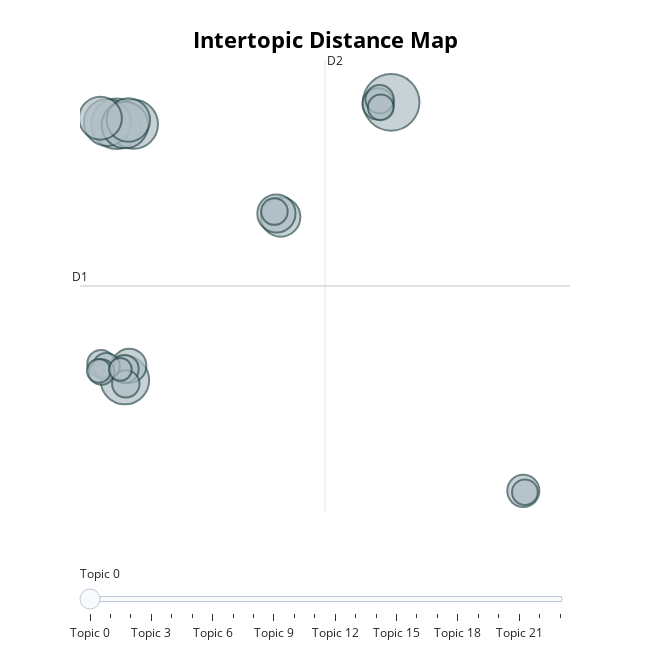

This figure's notebook cell:
### Code cell
BERTopic_model.visualize_topics()

### Figure 1 — Plotly figure (JSON) as saved in the notebook; plotly's stock layout.template omitted (floating-point values rounded to 4 significant figures)
{"data": [{"customdata": [[0, "about | please | here | bot | you", 68], [1, "harry | he | they | with | that", 54], [2, "monarchy | in | of | they | power", 51], [3, "truth | yep | ok | thank | this", 50], [4, "his | she | diana | he | charles", 47], [5, "he | his | as | it | him", 46], [6, "meat | animals | animal | eat | plants", 40], [7, "charles | revenue | prince | tourism | for", 39], [8, "taliban | war | states | international | iran", 33], [9, "museum | stolen | it | ireland | british", 31], [10, "cousins | cousin | marriages | family | their", 25], [11, "looks | sausage | fingers | like | mup", 22], [12, "bot | reggie | summon | teach | me", 21], [13, "queen | king | peg | repeat | tampax", 17], [14, "31 | group | majority | age | high", 17], [15, "deleted | ______ | curious | proof | im", 16], [16, "horse | polo | horses | are | spurs", 16], [17, "irish | colonialism | were | ancestors | us", 15], [18, "him | call | god | don | title", 15], [19, "violence | please | your | post | theories", 14], [20, "them | fight | let | re | we", 14], [21, "cunt | cunts | christ | jesus | such", 14], [22, "gif | giphy | emote | free_emotes_pack | poop", 12], [23, "canada | monarchy | will | would | abolishing", 11]], "hovertemplate": "<b>Topic %{customdata[0]}</b><br>Words: %{customdata[1]}<br>Size: %{customdata[2]}", "legendgroup": "", "marker": {"color": "#B0BEC5", "line": {"color": "DarkSlateGrey", "width": 2}, "size": [68, 54, 51, 50, 47, 46, 40, 39, 33, 31, 25, 22, 21, 17, 17, 16, 16, 15, 15, 14, 14, 14, 12, 11], "sizemode": "area", "sizeref": 0.0425, "symbol": "circle"}, "mode": "markers", "name": "", "orientation": "v", "showlegend": false, "type": "scatter", "x": [9.683, -6.253, -5.261, -5.761, -6.776, -5.759, -5.56, -7.179, 3.272, 3.029, -5.509, 17.35, 8.926, 9.014, -5.778, -5.708, -7.145, 2.911, -6.834, 9.08, -7.113, 17.44, -7.273, -6.025], "xaxis": "x", "y": [17.32, 15.89, 15.85, -1.331, 15.98, 15.8, 16.14, 16.26, 9.626, 9.86, -0.3691, -8.77, 17.22, 17.54, -0.5875, -1.583, -0.2317, 9.991, -0.3968, 16.99, -0.7846, -8.862, -0.7078, -0.6114], "yaxis": "y"}], "layout": {"annotations": [{"showarrow": false, "text": "D1", "x": -8.365, "y": 4.99, "yshift": 10}, {"showarrow": false, "text": "D2", "x": 5.846, "xshift": 10, "y": 20.17}], "height": 650, "hoverlabel": {"bgcolor": "white", "font": {"family": "Rockwell", "size": 16}}, "legend": {"itemsizing": "constant", "tracegroupgap": 0}, "margin": {"t": 60}, "shapes": [{"line": {"color": "#CFD8DC", "width": 2}, "type": "line", "x0": 5.846, "x1": 5.846, "y0": -10.19, "y1": 20.17}, {"line": {"color": "#9E9E9E", "width": 2}, "type": "line", "x0": -8.365, "x1": 20.06, "y0": 4.99, "y1": 4.99}], "sliders": [{"active": 0, "pad": {"t": 50}, "steps": [{"args": [{"marker.color": [["red", "#B0BEC5", "#B0BEC5", "#B0BEC5", "#B0BEC5", "#B0BEC5", "#B0BEC5", "#B0BEC5", "#B0BEC5", "#B0BEC5", "#B0BEC5", "#B0BEC5", "#B0BEC5", "#B0BEC5", "#B0BEC5", "#B0BEC5", "#B0BEC5", "#B0BEC5", "#B0BEC5", "#B0BEC5", "#B0BEC5", "#B0BEC5", "#B0BEC5", "#B0BEC5"]]}], "label": "Topic 0", "method": "update"}, {"args": [{"marker.color": [["#B0BEC5", "red", "#B0BEC5", "#B0BEC5", "#B0BEC5", "#B0BEC5", "#B0BEC5", "#B0BEC5", "#B0BEC5", "#B0BEC5", "#B0BEC5", "#B0BEC5", "#B0BEC5", "#B0BEC5", "#B0BEC5", "#B0BEC5", "#B0BEC5", "#B0BEC5", "#B0BEC5", "#B0BEC5", "#B0BEC5", "#B0BEC5", "#B0BEC5", "#B0BEC5"]]}], "label": "Topic 1", "method": "update"}, {"args": [{"marker.color": [["#B0BEC5", "#B0BEC5", "red", "#B0BEC5", "#B0BEC5", "#B0BEC5", "#B0BEC5", "#B0BEC5", "#B0BEC5", "#B0BEC5", "#B0BEC5", "#B0BEC5", "#B0BEC5", "#B0BEC5", "#B0BEC5", "#B0BEC5", "#B0BEC5", "#B0BEC5", "#B0BEC5", "#B0BEC5", "#B0BEC5", "#B0BEC5", "#B0BEC5", "#B0BEC5"]]}], "label": "Topic 2", "method": "update"}, {"args": [{"marker.color": [["#B0BEC5", "#B0BEC5", "#B0BEC5", "red", "#B0BEC5", "#B0BEC5", "#B0BEC5", "#B0BEC5", "#B0BEC5", "#B0BEC5", "#B0BEC5", "#B0BEC5", "#B0BEC5", "#B0BEC5", "#B0BEC5", "#B0BEC5", "#B0BEC5", "#B0BEC5", "#B0BEC5", "#B0BEC5", "#B0BEC5", "#B0BEC5", "#B0BEC5", "#B0BEC5"]]}], "label": "Topic 3", "method": "update"}, {"args": [{"marker.color": [["#B0BEC5", "#B0BEC5", "#B0BEC5", "#B0BEC5", "red", "#B0BEC5", "#B0BEC5", "#B0BEC5", "#B0BEC5", "#B0BEC5", "#B0BEC5", "#B0BEC5", "#B0BEC5", "#B0BEC5", "#B0BEC5", "#B0BEC5", "#B0BEC5", "#B0BEC5", "#B0BEC5", "#B0BEC5", "#B0BEC5", "#B0BEC5", "#B0BEC5", "#B0BEC5"]]}], "label": "Topic 4", "method": "update"}, {"args": [{"marker.color": [["#B0BEC5", "#B0BEC5", "#B0BEC5", "#B0BEC5", "#B0BEC5", "red", "#B0BEC5", "#B0BEC5", "#B0BEC5", "#B0BEC5", "#B0BEC5", "#B0BEC5", "#B0BEC5", "#B0BEC5", "#B0BEC5", "#B0BEC5", "#B0BEC5", "#B0BEC5", "#B0BEC5", "#B0BEC5", "#B0BEC5", "#B0BEC5", "#B0BEC5", "#B0BEC5"]]}], "label": "Topic 5", "method": "update"}, {"args": [{"marker.color": [["#B0BEC5", "#B0BEC5", "#B0BEC5", "#B0BEC5", "#B0BEC5", "#B0BEC5", "red", "#B0BEC5", "#B0BEC5", "#B0BEC5", "#B0BEC5", "#B0BEC5", "#B0BEC5", "#B0BEC5", "#B0BEC5", "#B0BEC5", "#B0BEC5", "#B0BEC5", "#B0BEC5", "#B0BEC5", "#B0BEC5", "#B0BEC5", "#B0BEC5", "#B0BEC5"]]}], "label": "Topic 6", "method": "update"}, {"args": [{"marker.color": [["#B0BEC5", "#B0BEC5", "#B0BEC5", "#B0BEC5", "#B0BEC5", "#B0BEC5", "#B0BEC5", "red", "#B0BEC5", "#B0BEC5", "#B0BEC5", "#B0BEC5", "#B0BEC5", "#B0BEC5", "#B0BEC5", "#B0BEC5", "#B0BEC5", "#B0BEC5", "#B0BEC5", "#B0BEC5", "#B0BEC5", "#B0BEC5", "#B0BEC5", "#B0BEC5"]]}], "label": "Topic 7", "method": "update"}, {"args": [{"marker.color": [["#B0BEC5", "#B0BEC5", "#B0BEC5", "#B0BEC5", "#B0BEC5", "#B0BEC5", "#B0BEC5", "#B0BEC5", "red", "#B0BEC5", "#B0BEC5", "#B0BEC5", "#B0BEC5", "#B0BEC5", "#B0BEC5", "#B0BEC5", "#B0BEC5", "#B0BEC5", "#B0BEC5", "#B0BEC5", "#B0BEC5", "#B0BEC5", "#B0BEC5", "#B0BEC5"]]}], "label": "Topic 8", "method": "update"}, {"args": [{"marker.color": [["#B0BEC5", "#B0BEC5", "#B0BEC5", "#B0BEC5", "#B0BEC5", "#B0BEC5", "#B0BEC5", "#B0BEC5", "#B0BEC5", "red", "#B0BEC5", "#B0BEC5", "#B0BEC5", "#B0BEC5", "#B0BEC5", "#B0BEC5", "#B0BEC5", "#B0BEC5", "#B0BEC5", "#B0BEC5", "#B0BEC5", "#B0BEC5", "#B0BEC5", "#B0BEC5"]]}], "label": "Topic 9", "method": "update"}, {"args": [{"marker.color": [["#B0BEC5", "#B0BEC5", "#B0BEC5", "#B0BEC5", "#B0BEC5", "#B0BEC5", "#B0BEC5", "#B0BEC5", "#B0BEC5", "#B0BEC5", "red", "#B0BEC5", "#B0BEC5", "#B0BEC5", "#B0BEC5", "#B0BEC5", "#B0BEC5", "#B0BEC5", "#B0BEC5", "#B0BEC5", "#B0BEC5", "#B0BEC5", "#B0BEC5", "#B0BEC5"]]}], "label": "Topic 10", "method": "update"}, {"args": [{"marker.color": [["#B0BEC5", "#B0BEC5", "#B0BEC5", "#B0BEC5", "#B0BEC5", "#B0BEC5", "#B0BEC5", "#B0BEC5", "#B0BEC5", "#B0BEC5", "#B0BEC5", "red", "#B0BEC5", "#B0BEC5", "#B0BEC5", "#B0BEC5", "#B0BEC5", "#B0BEC5", "#B0BEC5", "#B0BEC5", "#B0BEC5", "#B0BEC5", "#B0BEC5", "#B0BEC5"]]}], "label": "Topic 11", "method": "update"}, {"args": [{"marker.color": [["#B0BEC5", "#B0BEC5", "#B0BEC5", "#B0BEC5", "#B0BEC5", "#B0BEC5", "#B0BEC5", "#B0BEC5", "#B0BEC5", "#B0BEC5", "#B0BEC5", "#B0BEC5", "red", "#B0BEC5", "#B0BEC5", "#B0BEC5", "#B0BEC5", "#B0BEC5", "#B0BEC5", "#B0BEC5", "#B0BEC5", "#B0BEC5", "#B0BEC5", "#B0BEC5"]]}], "label": "Topic 12", "method": "update"}, {"args": [{"marker.color": [["#B0BEC5", "#B0BEC5", "#B0BEC5", "#B0BEC5", "#B0BEC5", "#B0BEC5", "#B0BEC5", "#B0BEC5", "#B0BEC5", "#B0BEC5", "#B0BEC5", "#B0BEC5", "#B0BEC5", "red", "#B0BEC5", "#B0BEC5", "#B0BEC5", "#B0BEC5", "#B0BEC5", "#B0BEC5", "#B0BEC5", "#B0BEC5", "#B0BEC5", "#B0BEC5"]]}], "label": "Topic 13", "method": "update"}, {"args": [{"marker.color": [["#B0BEC5", "#B0BEC5", "#B0BEC5", "#B0BEC5", "#B0BEC5", "#B0BEC5", "#B0BEC5", "#B0BEC5", "#B0BEC5", "#B0BEC5", "#B0BEC5", "#B0BEC5", "#B0BEC5", "#B0BEC5", "red", "#B0BEC5", "#B0BEC5", "#B0BEC5", "#B0BEC5", "#B0BEC5", "#B0BEC5", "#B0BEC5", "#B0BEC5", "#B0BEC5"]]}], "label": "Topic 14", "method": "update"}, {"args": [{"marker.color": [["#B0BEC5", "#B0BEC5", "#B0BEC5", "#B0BEC5", "#B0BEC5", "#B0BEC5", "#B0BEC5", "#B0BEC5", "#B0BEC5", "#B0BEC5", "#B0BEC5", "#B0BEC5", "#B0BEC5", "#B0BEC5", "#B0BEC5", "red", "#B0BEC5", "#B0BEC5", "#B0BEC5", "#B0BEC5", "#B0BEC5", "#B0BEC5", "#B0BEC5", "#B0BEC5"]]}], "label": "Topic 15", "method": "update"}, {"args": [{"marker.color": [["#B0BEC5", "#B0BEC5", "#B0BEC5", "#B0BEC5", "#B0BEC5", "#B0BEC5", "#B0BEC5", "#B0BEC5", "#B0BEC5", "#B0BEC5", "#B0BEC5", "#B0BEC5", "#B0BEC5", "#B0BEC5", "#B0BEC5", "#B0BEC5", "red", "#B0BEC5", "#B0BEC5", "#B0BEC5", "#B0BEC5", "#B0BEC5", "#B0BEC5", "#B0BEC5"]]}], "label": "Topic 16", "method": "update"}, {"args": [{"marker.color": [["#B0BEC5", "#B0BEC5", "#B0BEC5", "#B0BEC5", "#B0BEC5", "#B0BEC5", "#B0BEC5", "#B0BEC5", "#B0BEC5", "#B0BEC5", "#B0BEC5", "#B0BEC5", "#B0BEC5", "#B0BEC5", "#B0BEC5", "#B0BEC5", "#B0BEC5", "red", "#B0BEC5", "#B0BEC5", "#B0BEC5", "#B0BEC5", "#B0BEC5", "#B0BEC5"]]}], "label": "Topic 17", "method": "update"}, {"args": [{"marker.color": [["#B0BEC5", "#B0BEC5", "#B0BEC5", "#B0BEC5", "#B0BEC5", "#B0BEC5", "#B0BEC5", "#B0BEC5", "#B0BEC5", "#B0BEC5", "#B0BEC5", "#B0BEC5", "#B0BEC5", "#B0BEC5", "#B0BEC5", "#B0BEC5", "#B0BEC5", "#B0BEC5", "red", "#B0BEC5", "#B0BEC5", "#B0BEC5", "#B0BEC5", "#B0BEC5"]]}], "label": "Topic 18", "method": "update"}, {"args": [{"marker.color": [["#B0BEC5", "#B0BEC5", "#B0BEC5", "#B0BEC5", "#B0BEC5", "#B0BEC5", "#B0BEC5", "#B0BEC5", "#B0BEC5", "#B0BEC5", "#B0BEC5", "#B0BEC5", "#B0BEC5", "#B0BEC5", "#B0BEC5", "#B0BEC5", "#B0BEC5", "#B0BEC5", "#B0BEC5", "red", "#B0BEC5", "#B0BEC5", "#B0BEC5", "#B0BEC5"]]}], "label": "Topic 19", "method": "update"}, {"args": [{"marker.color": [["#B0BEC5", "#B0BEC5", "#B0BEC5", "#B0BEC5", "#B0BEC5", "#B0BEC5", "#B0BEC5", "#B0BEC5", "#B0BEC5", "#B0BEC5", "#B0BEC5", "#B0BEC5", "#B0BEC5", "#B0BEC5", "#B0BEC5", "#B0BEC5", "#B0BEC5", "#B0BEC5", "#B0BEC5", "#B0BEC5", "red", "#B0BEC5", "#B0BEC5", "#B0BEC5"]]}], "label": "Topic 20", "method": "update"}, {"args": [{"marker.color": [["#B0BEC5", "#B0BEC5", "#B0BEC5", "#B0BEC5", "#B0BEC5", "#B0BEC5", "#B0BEC5", "#B0BEC5", "#B0BEC5", "#B0BEC5", "#B0BEC5", "#B0BEC5", "#B0BEC5", "#B0BEC5", "#B0BEC5", "#B0BEC5", "#B0BEC5", "#B0BEC5", "#B0BEC5", "#B0BEC5", "#B0BEC5", "red", "#B0BEC5", "#B0BEC5"]]}], "label": "Topic 21", "method": "update"}, {"args": [{"marker.color": [["#B0BEC5", "#B0BEC5", "#B0BEC5", "#B0BEC5", "#B0BEC5", "#B0BEC5", "#B0BEC5", "#B0BEC5", "#B0BEC5", "#B0BEC5", "#B0BEC5", "#B0BEC5", "#B0BEC5", "#B0BEC5", "#B0BEC5", "#B0BEC5", "#B0BEC5", "#B0BEC5", "#B0BEC5", "#B0BEC5", "#B0BEC5", "#B0BEC5", "red", "#B0BEC5"]]}], "label": "Topic 22", "method": "update"}, {"args": [{"marker.color": [["#B0BEC5", "#B0BEC5", "#B0BEC5", "#B0BEC5", "#B0BEC5", "#B0BEC5", "#B0BEC5", "#B0BEC5", "#B0BEC5", "#B0BEC5", "#B0BEC5", "#B0BEC5", "#B0BEC5", "#B0BEC5", "#B0BEC5", "#B0BEC5", "#B0BEC5", "#B0BEC5", "#B0BEC5", "#B0BEC5", "#B0BEC5", "#B0BEC5", "#B0BEC5", "red"]]}], "label": "Topic 23", "method": "update"}]}], "title": {"font": {"color": "Black", "size": 22}, "text": "<b>Intertopic Distance Map", "x": 0.5, "xanchor": "center", "y": 0.95, "yanchor": "top"}, "width": 650, "xaxis": {"anchor": "y", "domain": [0, 1], "range": [-8.365, 20.06], "title": {"text": ""}, "type": "linear", "visible": false}, "yaxis": {"anchor": "x", "domain": [0, 1], "range": [-10.19, 20.17], "title": {"text": ""}, "type": "linear", "visible": false}}}
